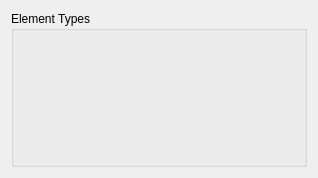
<?xml version="1.0" encoding="UTF-8"?>
<ui version="4.0">
 <class>DocumentTypesWidget</class>
 <widget class="QWidget" name="DocumentTypesWidget">
  <property name="geometry">
   <rect>
    <x>0</x>
    <y>0</y>
    <width>318</width>
    <height>178</height>
   </rect>
  </property>
  <property name="sizePolicy">
   <sizepolicy hsizetype="MinimumExpanding" vsizetype="Expanding">
    <horstretch>0</horstretch>
    <verstretch>0</verstretch>
   </sizepolicy>
  </property>
  <property name="maximumSize">
   <size>
    <width>10000</width>
    <height>10000</height>
   </size>
  </property>
  <property name="title" stdset="0">
   <string/>
  </property>
  <layout class="QVBoxLayout" name="verticalLayout_2">
   <item>
    <widget class="QGroupBox" name="groupBox">
     <property name="title">
      <string>Element Types</string>
     </property>
     <layout class="QGridLayout" name="gridLayout_3">
      <item row="1" column="0">
       <spacer name="spacer">
        <property name="orientation">
         <enum>Qt::Vertical</enum>
        </property>
        <property name="sizeHint" stdset="0">
         <size>
          <width>20</width>
          <height>40</height>
         </size>
        </property>
       </spacer>
      </item>
      <item row="0" column="0">
       <widget class="QWidget" name="_displayOptions" native="true">
        <property name="sizePolicy">
         <sizepolicy hsizetype="Preferred" vsizetype="Preferred">
          <horstretch>0</horstretch>
          <verstretch>0</verstretch>
         </sizepolicy>
        </property>
        <layout class="QVBoxLayout" name="verticalLayout">
         <property name="margin">
          <number>0</number>
         </property>
         <item>
          <layout class="QGridLayout" name="_dataTypes"/>
         </item>
         <item>
          <layout class="QGridLayout" name="_pointerTypes"/>
         </item>
        </layout>
       </widget>
      </item>
     </layout>
    </widget>
   </item>
  </layout>
 </widget>
 <resources/>
 <connections/>
</ui>
